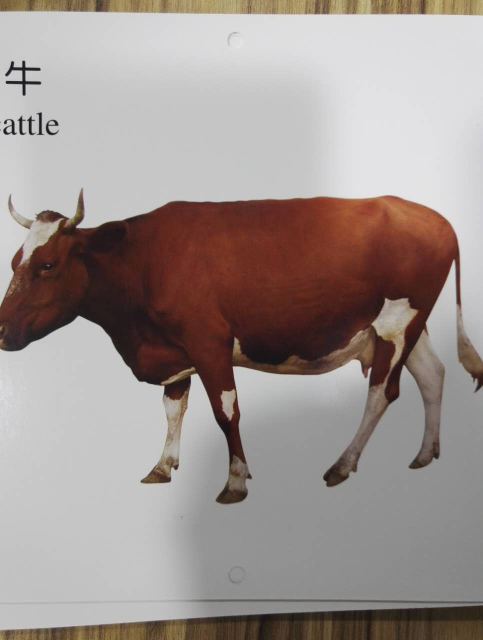
#> input picture PythonCV/other/Test/6.jpg, 966 x 1280 px, found by its file name (shown at 1/2 size)
$ python FindContour.py   (older library calls are emulated)
#> lines starting #> are read from the running program, lines starting #| are printed output that depends on the picture; after the words box and inside, x2 and y2 are one past the last pixel; in counts of white or black regions, pixels touching at a corner belong together
#!/usr/bin/env python
# encoding: utf-8
import cv2
import numpy as np
import bHash as b
from PIL import Image


img = cv2.imread('C:/Users/admin/Desktop/6.jpg')
#> img is the input picture: shape (1280, 966, 3); mean B, G, R 143.6, 147.2, 157.9
orig = img.copy()
gray = cv2.cvtColor(img, cv2.COLOR_BGR2GRAY)
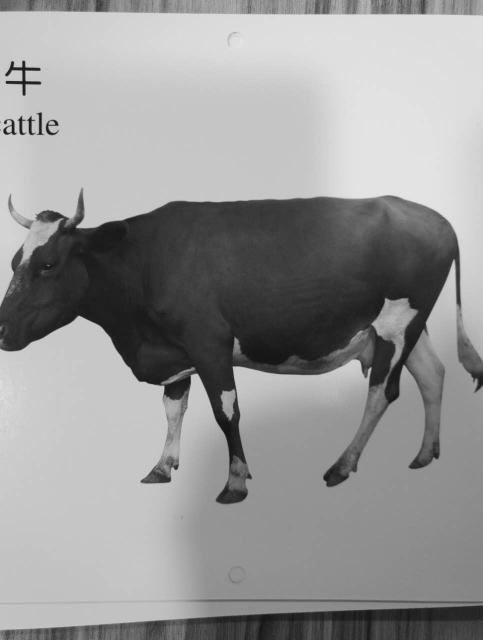
#> gray: shape (1280, 966) (shown at 1/2 size); min 11, max 234, mean 150
ret, binary = cv2.threshold(gray, 127, 255, cv2.THRESH_BINARY)
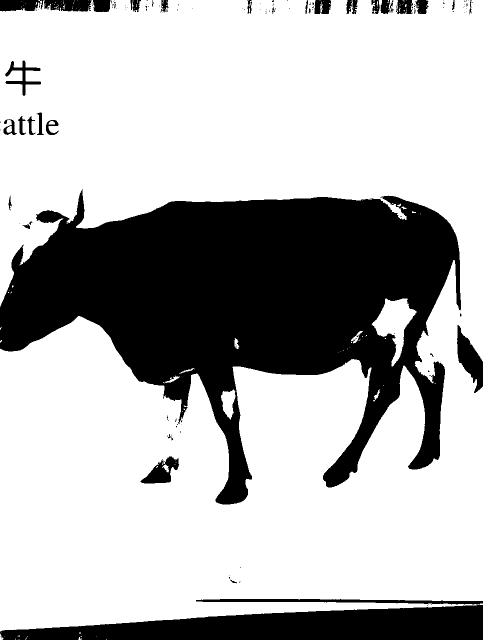
#> binary: shape (1280, 966) (shown at 1/2 size); 71.1% white; 148 black regions (112 under 20 px)

_, contours, hierarchy = cv2.findContours(binary, cv2.RETR_TREE, cv2.CHAIN_APPROX_SIMPLE)
#> contours = 287 contours, 252 with area under 20; largest, box (x1, y1, x2, y2) and area: (0, 0, 966, 1263) 871994, (743, 597, 833, 733) 4976, (280, 912, 359, 968) 2288, (9, 120, 83, 193) 1520, (442, 779, 471, 839) 1042
# cv2.drawContours(img, contours, -1, (0, 0, 255), 50)
# show all Contours pic
# cv2.imshow("img", img)
contours = sorted(contours, key=cv2.contourArea, reverse=True)[:10]
#> contours = 10 contours; largest, box (x1, y1, x2, y2) and area: (0, 0, 966, 1263) 871994, (743, 597, 833, 733) 4976, (280, 912, 359, 968) 2288, (9, 120, 83, 193) 1520, (442, 779, 471, 839) 1042
screenCnt = None
# loop over our contours
for c in contours:
    # approximate the contour
    peri = cv2.arcLength(c, True)
    approx = cv2.approxPolyDP(c, 0.02 * peri, True)

    # if our approximated contour has four points,(the book is a rectangle)
    # we can assume that we have found our book
    if len(approx) == 4:
        screenCnt = approx
        break
#> this loop made 10 passes
#> peri on passes 1 to 10: 12305.6, 437, 283.9, 437.4, 159.9, 149.9, 139.4, 123.2, 113.6, 115
# draw rectangle
cv2.drawContours(img, [screenCnt], -1, (0, 0, 255), 5)
#print screenCnt
#cv2.imshow("img", img)

# crop function
#> (the run stopped early here; a loop or call above may not have finished)

$ run again, with PythonCV/other/Test/1.jpg copied over PythonCV/other/Test/6.jpg
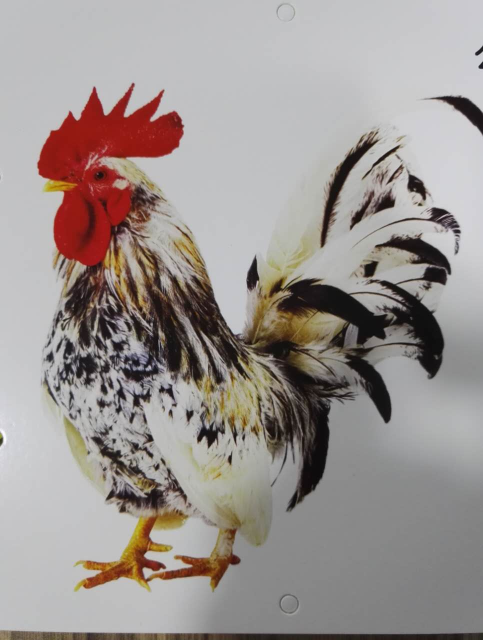
#> input picture PythonCV/other/Test/1.jpg, 966 x 1280 px, found by its file name (shown at 1/2 size)
#> img is the input picture: shape (1280, 966, 3); mean B, G, R 145.4, 148.6, 156.4
#> `gray = cv2.cvtColor(img, cv2.COLOR_BGR2GRAY)`:
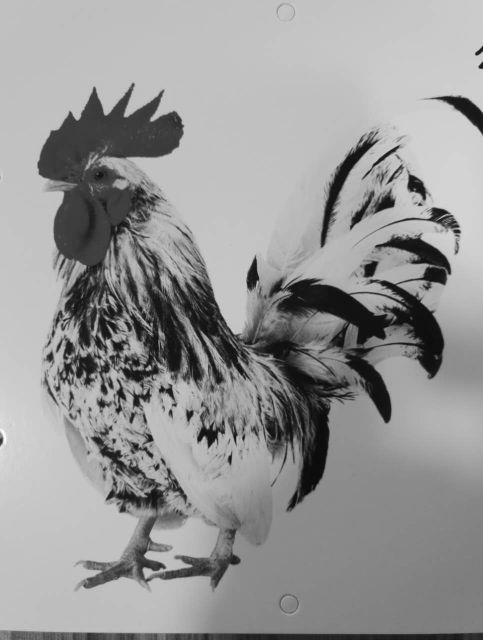
#> gray: shape (1280, 966) (shown at 1/2 size); min 5, max 255, mean 150.6
#> `ret, binary = cv2.threshold(gray, 127, 255, cv2.THRESH_BINARY)`:
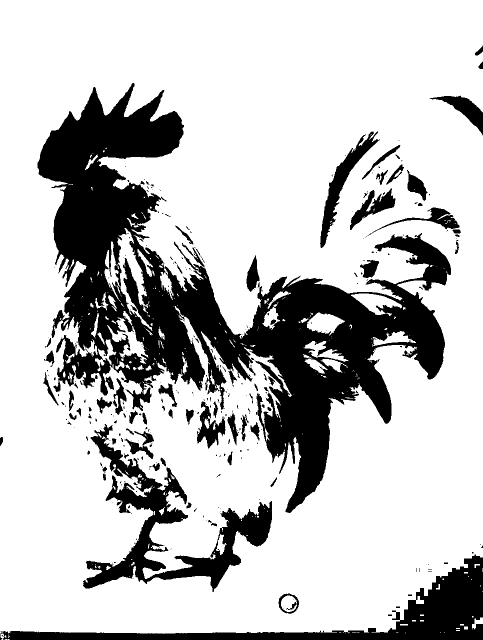
#> binary: shape (1280, 966) (shown at 1/2 size); 76.1% white; 330 black regions (234 under 20 px)
#> `_, contours, hierarchy = cv2.findContours(binary, cv2.RETR_TREE, cv2.C..`: contours = 721 contours, 543 with area under 20; largest, box (x1, y1, x2, y2) and area: (0, 0, 966, 1280) 1198778, (74, 165, 903, 1027) 231010, (165, 847, 545, 1185) 32477, (639, 262, 761, 497) 5704, (234, 456, 305, 662) 3858
#> `contours = sorted(contours, key=cv2.contourArea, reverse=True)[:10]`: contours = 10 contours; largest, box (x1, y1, x2, y2) and area: (0, 0, 966, 1280) 1198778, (74, 165, 903, 1027) 231010, (165, 847, 545, 1185) 32477, (639, 262, 761, 497) 5704, (234, 456, 305, 662) 3858
#> the loop `for c in contours:` made 10 passes
#> peri on passes 1, 2, 3, 5, 6, 7, 8, 9: 5124.1, 11675.6, 3921.1, 1024.2, 468.6, 455.1, 534.2, 641

$ run again, with PythonCV/other/Test/2.jpg copied over PythonCV/other/Test/6.jpg
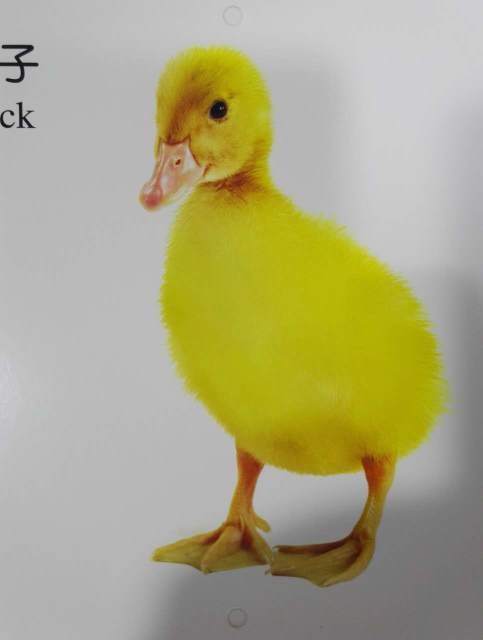
#> input picture PythonCV/other/Test/2.jpg, 966 x 1280 px, found by its file name (shown at 1/2 size)
#> img is the input picture: shape (1280, 966, 3); mean B, G, R 131.6, 168.6, 172.4
#> `gray = cv2.cvtColor(img, cv2.COLOR_BGR2GRAY)`:
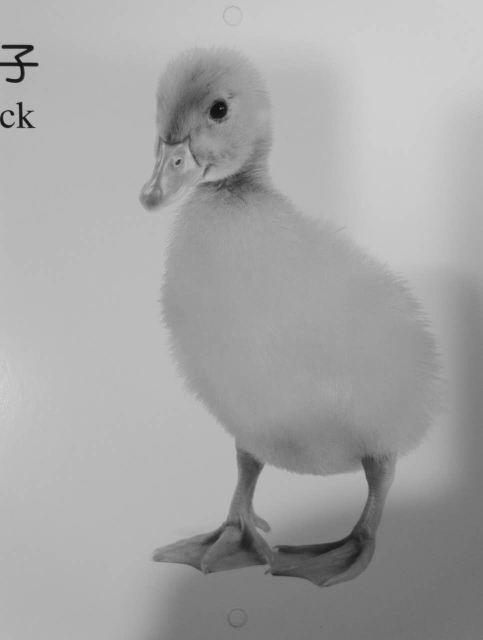
#> gray: shape (1280, 966) (shown at 1/2 size); min 6, max 215, mean 165.5
#> `ret, binary = cv2.threshold(gray, 127, 255, cv2.THRESH_BINARY)`:
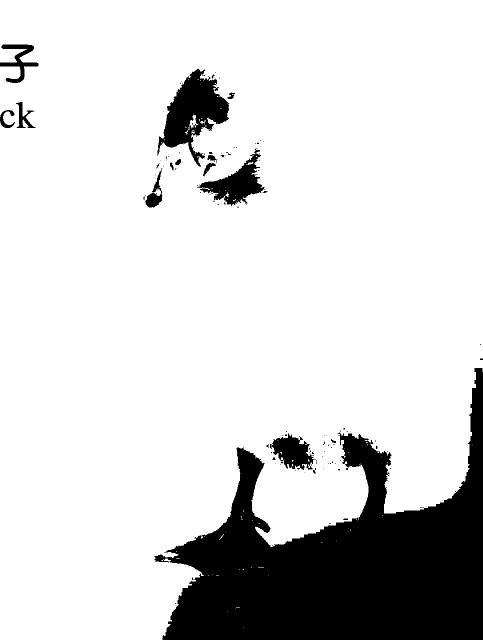
#> binary: shape (1280, 966) (shown at 1/2 size); 84.4% white; 118 black regions (94 under 20 px)
#> `_, contours, hierarchy = cv2.findContours(binary, cv2.RETR_TREE, cv2.C..`: contours = 226 contours, 193 with area under 20; largest, box (x1, y1, x2, y2) and area: (0, 0, 966, 1280) 1064648, (314, 137, 460, 334) 13150, (394, 296, 530, 414) 6126, (543, 865, 633, 941) 3849, (290, 335, 326, 416) 1127
#> `contours = sorted(contours, key=cv2.contourArea, reverse=True)[:10]`: contours = 10 contours; largest, box (x1, y1, x2, y2) and area: (0, 0, 966, 1280) 1064648, (314, 137, 460, 334) 13150, (394, 296, 530, 414) 6126, (543, 865, 633, 941) 3849, (290, 335, 326, 416) 1127
#> the loop `for c in contours:` made 10 passes
#> peri on passes 1 to 8: 6610.6, 989.1, 781.8, 500.8, 274.5, 272.7, 96.33, 128

$ run again, with PythonCV/other/Test/3.jpg copied over PythonCV/other/Test/6.jpg
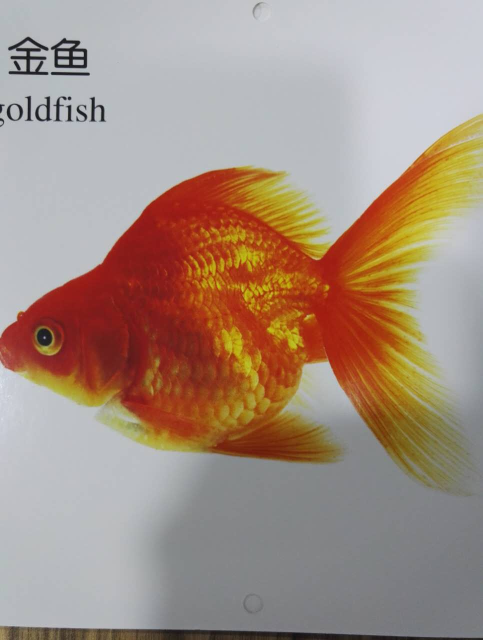
#> input picture PythonCV/other/Test/3.jpg, 966 x 1280 px, found by its file name (shown at 1/2 size)
#> img is the input picture: shape (1280, 966, 3); mean B, G, R 130.1, 143.8, 165.1
#> `gray = cv2.cvtColor(img, cv2.COLOR_BGR2GRAY)`:
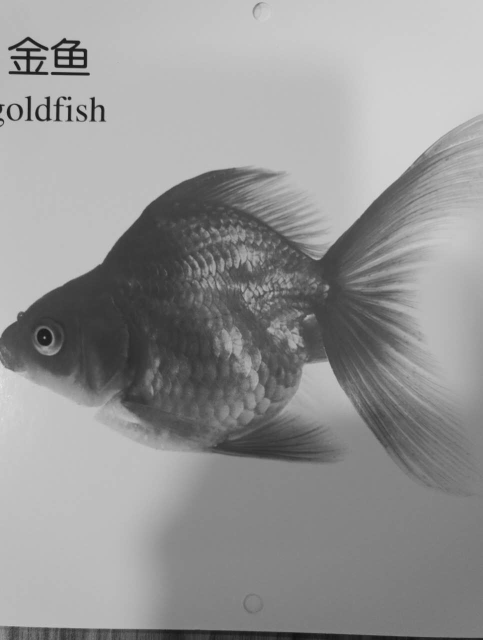
#> gray: shape (1280, 966) (shown at 1/2 size); min 14, max 237, mean 148.7
#> `ret, binary = cv2.threshold(gray, 127, 255, cv2.THRESH_BINARY)`:
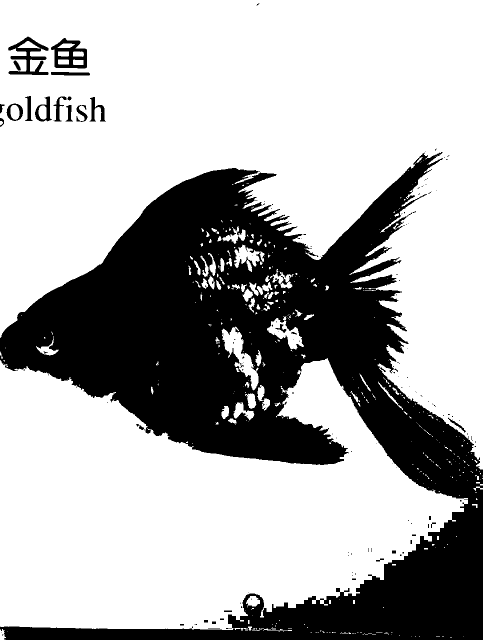
#> binary: shape (1280, 966) (shown at 1/2 size); 68.5% white; 160 black regions (127 under 20 px)
#> `_, contours, hierarchy = cv2.findContours(binary, cv2.RETR_TREE, cv2.C..`: contours = 628 contours, 502 with area under 20; largest, box (x1, y1, x2, y2) and area: (0, 0, 966, 939) 509628, (0, 716, 936, 1261) 323526, (101, 75, 175, 138) 3444, (443, 653, 517, 781) 3040, (15, 72, 98, 151) 3003
#> `contours = sorted(contours, key=cv2.contourArea, reverse=True)[:10]`: contours = 10 contours; largest, box (x1, y1, x2, y2) and area: (0, 0, 966, 939) 509628, (0, 716, 936, 1261) 323526, (101, 75, 175, 138) 3444, (443, 653, 517, 781) 3040, (15, 72, 98, 151) 3003
#> the loop `for c in contours:` made 10 passes
#> peri on passes 1 to 8: 7602.8, 4398.2, 262.7, 524.4, 610.5, 288.1, 372, 165.2
